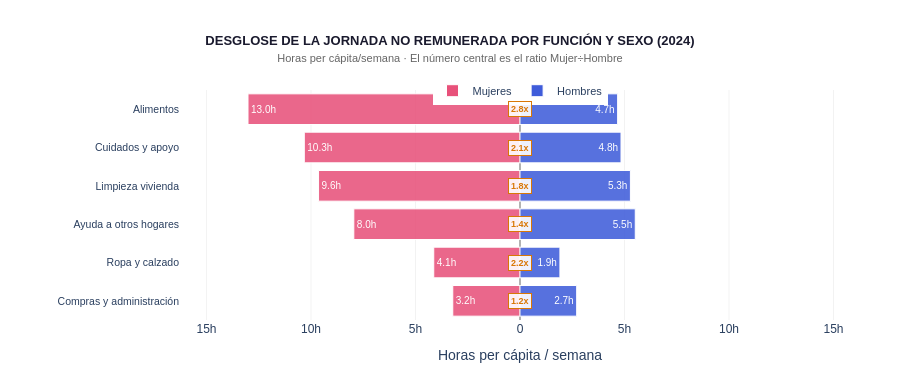

Notebook code cell kept with this figure:
### Code cell
# ══════════════════════════════════════════════════════════════════════════════
# GRÁFICA 1B — Barras horizontales divergentes por función (año más reciente)
# Muestra DÓNDE se concentra la desigualdad dentro del trabajo no remunerado
# ══════════════════════════════════════════════════════════════════════════════
fig_fun = go.Figure()

# Barras mujeres → izquierda (negativo)
fig_fun.add_trace(go.Bar(
    name='Mujeres',
    y=orden_fun,
    x=[-df_fun_muj[f] for f in orden_fun],
    orientation='h',
    marker=dict(color=COLOR_FEMENINO, opacity=0.87, line=dict(color='white', width=1)),
    text=[f'{df_fun_muj[f]:.1f}h' for f in orden_fun],
    textposition='inside',
    textfont=dict(color='white', size=10),
    hovertemplate='<b>Mujeres — %{y}</b><br>%{customdata:.1f} hrs/semana<extra></extra>',
    customdata=[df_fun_muj[f] for f in orden_fun],
))

# Barras hombres → derecha (positivo)
fig_fun.add_trace(go.Bar(
    name='Hombres',
    y=orden_fun,
    x=[df_fun_hom[f] for f in orden_fun],
    orientation='h',
    marker=dict(color=COLOR_MASCULINO, opacity=0.87, line=dict(color='white', width=1)),
    text=[f'{df_fun_hom[f]:.1f}h' for f in orden_fun],
    textposition='inside',
    textfont=dict(color='white', size=10),
    hovertemplate='<b>Hombres — %{y}</b><br>%{x:.1f} hrs/semana<extra></extra>',
))

# Anotaciones con ratio M/H
for f in orden_fun:
    h_m = df_fun_muj.get(f, 0)
    h_h = df_fun_hom.get(f, 0)
    ratio = h_m / h_h if h_h > 0 else 0
    fig_fun.add_annotation(
        x=0, y=f,
        text=f'<b>{ratio:.1f}x</b>',
        showarrow=False,
        font=dict(size=9, color=COLOR_BRECHA),
        bgcolor='rgba(255,255,255,0.9)',
        bordercolor=COLOR_BRECHA, borderwidth=1, borderpad=2,
        xanchor='center'
    )

_max_fun = max(max(df_fun_muj[FUNCIONES]), max(df_fun_hom[FUNCIONES])) * 1.25

fig_fun.update_layout(
    **{k: v for k, v in CHART_LAYOUT.items() if k not in ('margin', 'legend')},
    margin=dict(l=180, r=40, t=90, b=60),
    legend=dict(orientation='h', y=1.06, x=0.5, xanchor='center', font=dict(size=11)),
    barmode='overlay',
    height=380,
    title=dict(
        text=f'<b>DESGLOSE DE LA JORNADA NO REMUNERADA POR FUNCIÓN Y SEXO ({ultimo_anio})</b><br>'
             '<span style="font-size:11px;color:#666">Horas per cápita/semana · El número central es el ratio Mujer÷Hombre</span>',
        font=dict(size=13, color='#1a1a2e'), x=0.5, xanchor='center'
    ),
    xaxis=dict(
        title='Horas per cápita / semana',
        range=[-_max_fun, _max_fun],
        gridcolor='rgba(0,0,0,0.05)',
        zeroline=True, zerolinecolor='rgba(0,0,0,0.3)', zerolinewidth=2,
        tickvals=[-15, -10, -5, 0, 5, 10, 15],
        ticktext=['15h', '10h', '5h', '0', '5h', '10h', '15h'],
    ),
    yaxis=dict(gridcolor='rgba(0,0,0,0)', tickfont=dict(size=10.5)),
)

fig_fun.show(config={'toImageButtonOptions': {'filename': 'desglose_funciones', 'format': 'png'}})

### Figure 1 — Plotly figure (JSON) as saved in the notebook; plotly's stock layout.template omitted (floating-point values rounded to 4 significant figures)
{"data": [{"customdata": [3.216, 4.126, 7.951, 9.639, 10.32, 13.01], "hovertemplate": "<b>Mujeres — %{y}</b><br>%{customdata:.1f} hrs/semana<extra></extra>", "marker": {"color": "#e8517a", "line": {"color": "white", "width": 1}, "opacity": 0.87}, "name": "Mujeres", "orientation": "h", "text": ["3.2h", "4.1h", "8.0h", "9.6h", "10.3h", "13.0h"], "textfont": {"color": "white", "size": 10}, "textposition": "inside", "type": "bar", "x": [-3.216, -4.126, -7.951, -9.639, -10.32, -13.01], "y": ["Compras y administración", "Ropa y calzado", "Ayuda a otros hogares", "Limpieza vivienda", "Cuidados y apoyo", "Alimentos"]}, {"hovertemplate": "<b>Hombres — %{y}</b><br>%{x:.1f} hrs/semana<extra></extra>", "marker": {"color": "#3f5cda", "line": {"color": "white", "width": 1}, "opacity": 0.87}, "name": "Hombres", "orientation": "h", "text": ["2.7h", "1.9h", "5.5h", "5.3h", "4.8h", "4.7h"], "textfont": {"color": "white", "size": 10}, "textposition": "inside", "type": "bar", "x": [2.712, 1.91, 5.514, 5.283, 4.833, 4.671], "y": ["Compras y administración", "Ropa y calzado", "Ayuda a otros hogares", "Limpieza vivienda", "Cuidados y apoyo", "Alimentos"]}], "layout": {"annotations": [{"bgcolor": "rgba(255,255,255,0.9)", "bordercolor": "#d97706", "borderpad": 2, "borderwidth": 1, "font": {"color": "#d97706", "size": 9}, "showarrow": false, "text": "<b>1.2x</b>", "x": 0, "xanchor": "center", "y": "Compras y administración"}, {"bgcolor": "rgba(255,255,255,0.9)", "bordercolor": "#d97706", "borderpad": 2, "borderwidth": 1, "font": {"color": "#d97706", "size": 9}, "showarrow": false, "text": "<b>2.2x</b>", "x": 0, "xanchor": "center", "y": "Ropa y calzado"}, {"bgcolor": "rgba(255,255,255,0.9)", "bordercolor": "#d97706", "borderpad": 2, "borderwidth": 1, "font": {"color": "#d97706", "size": 9}, "showarrow": false, "text": "<b>1.4x</b>", "x": 0, "xanchor": "center", "y": "Ayuda a otros hogares"}, {"bgcolor": "rgba(255,255,255,0.9)", "bordercolor": "#d97706", "borderpad": 2, "borderwidth": 1, "font": {"color": "#d97706", "size": 9}, "showarrow": false, "text": "<b>1.8x</b>", "x": 0, "xanchor": "center", "y": "Limpieza vivienda"}, {"bgcolor": "rgba(255,255,255,0.9)", "bordercolor": "#d97706", "borderpad": 2, "borderwidth": 1, "font": {"color": "#d97706", "size": 9}, "showarrow": false, "text": "<b>2.1x</b>", "x": 0, "xanchor": "center", "y": "Cuidados y apoyo"}, {"bgcolor": "rgba(255,255,255,0.9)", "bordercolor": "#d97706", "borderpad": 2, "borderwidth": 1, "font": {"color": "#d97706", "size": 9}, "showarrow": false, "text": "<b>2.8x</b>", "x": 0, "xanchor": "center", "y": "Alimentos"}], "barmode": "overlay", "font": {"family": "DM Sans, Arial, sans-serif", "size": 12}, "height": 380, "legend": {"font": {"size": 11}, "orientation": "h", "x": 0.5, "xanchor": "center", "y": 1.06}, "margin": {"b": 60, "l": 180, "r": 40, "t": 90}, "paper_bgcolor": "white", "plot_bgcolor": "white", "title": {"font": {"color": "#1a1a2e", "size": 13}, "text": "<b>DESGLOSE DE LA JORNADA NO REMUNERADA POR FUNCIÓN Y SEXO (2024)</b><br><span style=\"font-size:11px;color:#666\">Horas per cápita/semana · El número central es el ratio Mujer÷Hombre</span>", "x": 0.5, "xanchor": "center"}, "xaxis": {"gridcolor": "rgba(0,0,0,0.05)", "range": [-16.27, 16.27], "ticktext": ["15h", "10h", "5h", "0", "5h", "10h", "15h"], "tickvals": [-15, -10, -5, 0, 5, 10, 15], "title": {"text": "Horas per cápita / semana"}, "zeroline": true, "zerolinecolor": "rgba(0,0,0,0.3)", "zerolinewidth": 2}, "yaxis": {"gridcolor": "rgba(0,0,0,0)", "tickfont": {"size": 10.5}}}}
